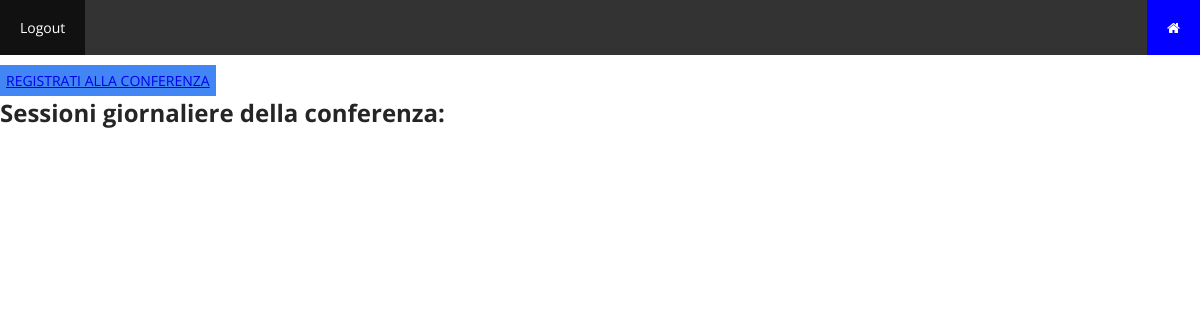
/php/conferenza.php?nome=Conference on Artificial Intelligence and Virtual Reality, run on an earlier commit of the app's database.
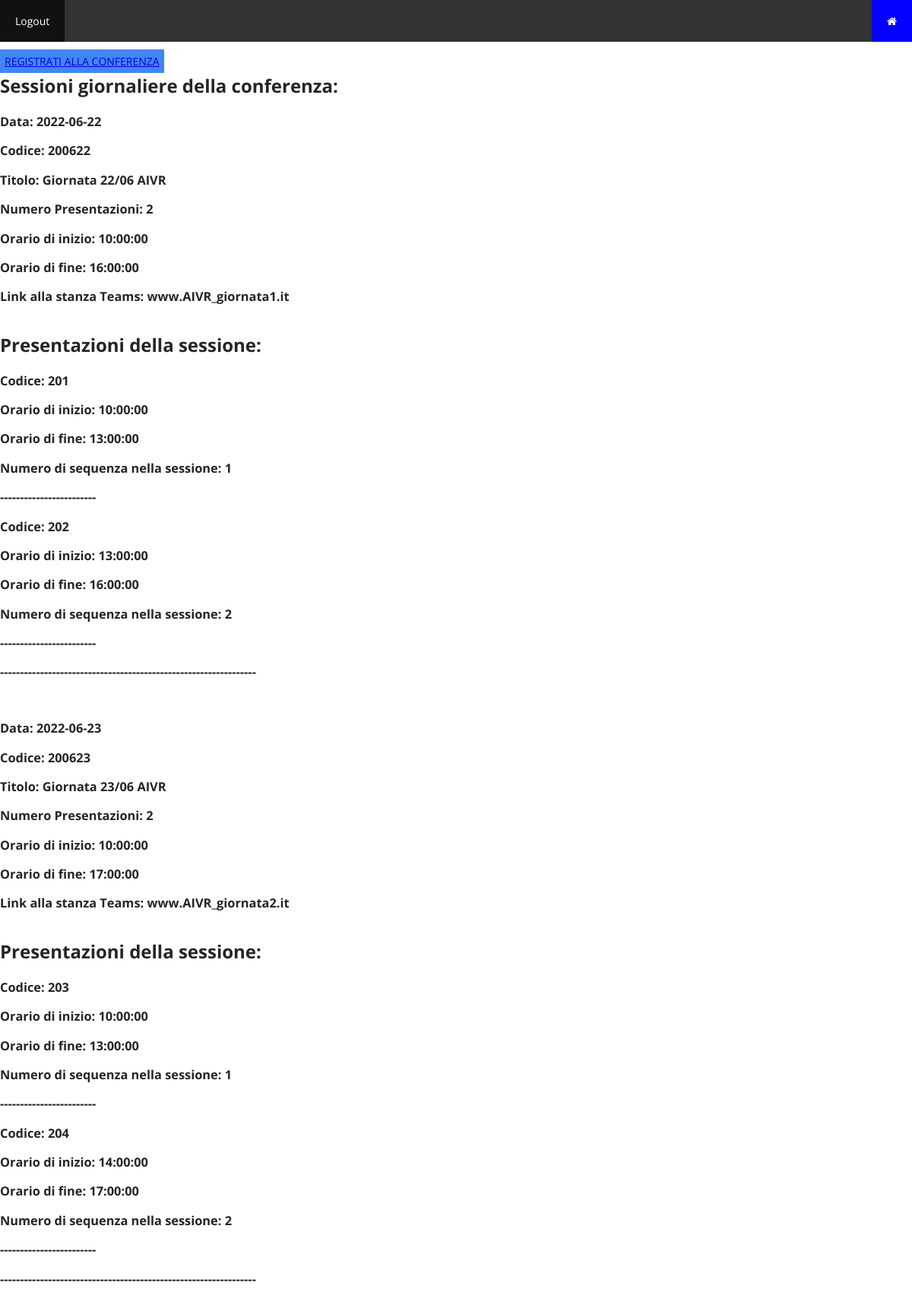
And on a later commit of the database.
### tables this page shows
CREATE TABLE SESSIONE(
    Codice INT PRIMARY KEY,
    Titolo VARCHAR(100),
    NumeroPresentazioni INT DEFAULT 0,   
    Inizio TIME,  
    Fine TIME,  
    Link VARCHAR(100),
    GiornoGiornata DATE,
    AnnoEdizioneConferenza INT,
    AcronimoConferenza VARCHAR(20),
	FOREIGN KEY(AnnoEdizioneConferenza, AcronimoConferenza) REFERENCES CONFERENZA(AnnoEdizione, Acronimo) ON DELETE CASCADE,
    FOREIGN KEY(GiornoGiornata) REFERENCES GIORNATA(Giorno) ON DELETE CASCADE
);

CREATE TABLE FORMAZIONE(
	CodiceSessione INT,
    CodicePresentazione INT,
    PRIMARY KEY(CodiceSessione,CodicePresentazione),
    FOREIGN KEY(CodiceSessione) REFERENCES SESSIONE(Codice) ON DELETE CASCADE,
	FOREIGN KEY(CodicePresentazione) REFERENCES PRESENTAZIONE(Codice) ON DELETE CASCADE
);

CREATE TABLE PRESENTAZIONE(
    Codice INT PRIMARY KEY,
    Inizio TIME, 
    Fine TIME,  
    NumeroSequenza INT  
     
);

### php/conferenza.php (called while the page is built)
<?php
    require_once('connection.php');
    $templateParams["conferenza"] = $dbh->getConferenzaByNome($_GET["nome"]);
    $templateParams["sessione"] = $dbh->getSessionibyConferenza($templateParams["conferenza"][0]["Acronimo"]);
    require 'template/templateConferenza.php';
?>

### php/database.php (called while the page is built, shortened)
<?php
    class DatabaseHelper{
        private $db;
        public function __construct($servername, $username, $password, $dbname, $port){
            $this->db = new mysqli($servername, $username, $password, $dbname, $port);
        }
        public function getConferenzaByNome($nome){
            $query = "SELECT AnnoEdizione, Acronimo FROM CONFERENZA WHERE Nome=?";
            $stmt = $this->db->prepare($query);
            $stmt->bind_param('s',$nome);
            $stmt->execute();
            $result = $stmt->get_result();
            return $result->fetch_all(MYSQLI_ASSOC);
        }
        public function getSessionibyConferenza($acronimoConf){
            $query = "SELECT * FROM SESSIONE WHERE AcronimoConferenza=?";
            $stmt = $this->db->prepare($query);
            $stmt->bind_param('s',$acronimoConf);
            $stmt->execute();
            $result = $stmt->get_result();
            return $result->fetch_all(MYSQLI_ASSOC);
        }
        public function getPresentazioniBySessione($codiceSessione){
            $query = "SELECT * FROM SESSIONE, FORMAZIONE, PRESENTAZIONE WHERE SESSIONE.Codice=CodiceSessione AND PRESENTAZIONE.Codice=CodicePresentazione AND CodiceSessione=?";
            $stmt = $this->db->prepare($query);
            $stmt->bind_param('i',$codiceSessione);
            $stmt->execute();
            $result = $stmt->get_result();
            return $result->fetch_all(MYSQLI_ASSOC);
        }
    }
?>

### php/connection.php (called while the page is built, shortened)
<?php
    require_once("database.php");
    $dbh = new DatabaseHelper("localhost", "root", "root", "CONFVIRTUAL", 8889);
?>

### php/template/templateConferenza.php (the view, shortened to what this page needs)
<!DOCTYPE html>
<html>
<head>
        <link rel="stylesheet" href="../css/style.css">
        <link rel="stylesheet" href="../css/styleHome.css">
<link rel="stylesheet" href="https://cdnjs.cloudflare.com/ajax/libs/font-awesome/4.7.0/css/font-awesome.min.css">
</head>
<body>
    <ul>
        <li style="float:right"><a class="active" href="../html/paginaIniziale.html"><i class="fa fa-home"></i></a></li>
        <li><a href="../php/logout.php">Logout</a></li>
    </ul>
    <button type="button" class="btn btn-outline-secondary"><a class="text-reset" href="registrazioneConf.php?nome=<?php echo $nomeConf?>">Registrati alla conferenza</a></button>
    <h1>Sessioni giornaliere della conferenza:</h1>
    <?php foreach($templateParams['sessione'] as $sessione): ?>
      <h3>Data: <?php echo $sessione["GiornoGiornata"]?></h3>
      <h3>Codice: <?php echo $sessione["Codice"]?></h3>
      <h3>Titolo: <?php echo $sessione["Titolo"]?></h3>
      <h3>Numero Presentazioni: <?php echo $sessione["NumeroPresentazioni"]?></h3>
      <h3>Orario di inizio: <?php echo $sessione["Inizio"]?></h3>
      <h3>Orario di fine: <?php echo $sessione["Fine"]?></h3>
      <h3>Link alla stanza Teams: <?php echo $sessione["Link"]?></h3>
      <br/>
      <h1>Presentazioni della sessione:</h1>
      <?php foreach($dbh->getPresentazioniBySessione($sessione["Codice"]) as $presentazione): ?>
        <h3>Codice: <?php echo $presentazione["Codice"]?></h3>
        <h3>Orario di inizio: <?php echo $presentazione["Inizio"]?></h3>
        <h3>Orario di fine: <?php echo $presentazione["Fine"]?></h3>
        <h3>Numero di sequenza nella sessione: <?php echo $presentazione["NumeroSequenza"]?></h3>
        <h3><?php echo "------------------------"?></h3>
      <?php endforeach; ?>
      <h3><?php echo "----------------------------------------------------------------"?></h3>
      <br/>
    <?php endforeach; ?>
</body>
</html>

### css/style.css (style rules this page uses)
html,body { padding: 0; margin: 0; font: 14px 'Open sans', sans-serif; color: rgb(37, 37, 37); }
h1 { margin: 0; margin-bottom: 20px; font-size: 24px; }
button { font: 14px 'Open Sans', sans-serif; background-color: #4285f4; color: white; padding: 6px; cursor: pointer; border: none; margin-top: 10px; text-transform: uppercase; }
ul { list-style-type: none; margin: 0; padding: 0; overflow: hidden; background-color: #333; }
li { float: left; }
li a { display: block; color: white; text-align: center; padding: 14px 16px; text-decoration: none; }
.active { background-color: #04AA6D; }

### css/styleHome.css (style rules this page uses)
ul { list-style-type: none; margin: 0; padding: 0; overflow: hidden; background-color: #333; }
li { float: left; }
li a { display: block; color: white; text-align: center; padding: 18px 20px; text-decoration: none; }
.active { background-color: #0400ff; }

What changed in the data, as far as the page shows it:
added sessione: GiornoGiornata "2022-06-22", Codice "200622", Titolo "Giornata 22/06 AIVR", NumeroPresentazioni "2", Inizio "10:00:00", Fine "16:00:00", Link "www.AIVR_giornata1.it"
added formazione: CodicePresentazione.Codice "201", CodicePresentazione.Inizio "10:00:00", CodicePresentazione.Fine "13:00:00", CodicePresentazione.NumeroSequenza "1", shown under "2022-06-22"
added formazione: CodicePresentazione.Codice "202", CodicePresentazione.Inizio "13:00:00", CodicePresentazione.Fine "16:00:00", CodicePresentazione.NumeroSequenza "2", shown under "2022-06-22"
added sessione: GiornoGiornata "2022-06-23", Codice "200623", Titolo "Giornata 23/06 AIVR", NumeroPresentazioni "2", Inizio "10:00:00", Fine "17:00:00", Link "www.AIVR_giornata2.it"
added formazione: CodicePresentazione.Codice "203", CodicePresentazione.Inizio "10:00:00", CodicePresentazione.Fine "13:00:00", CodicePresentazione.NumeroSequenza "1", shown under "2022-06-23"
added formazione: CodicePresentazione.Codice "204", CodicePresentazione.Inizio "14:00:00", CodicePresentazione.Fine "17:00:00", CodicePresentazione.NumeroSequenza "2", shown under "2022-06-23"
